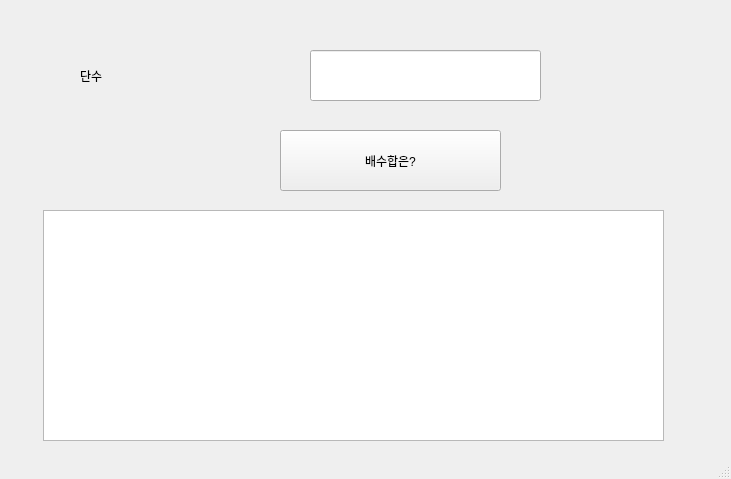
<?xml version="1.0" encoding="UTF-8"?>
<ui version="4.0">
 <class>MainWindow</class>
 <widget class="QMainWindow" name="MainWindow">
  <property name="geometry">
   <rect>
    <x>0</x>
    <y>0</y>
    <width>731</width>
    <height>479</height>
   </rect>
  </property>
  <property name="windowTitle">
   <string>MainWindow</string>
  </property>
  <widget class="QWidget" name="centralwidget">
   <widget class="QPushButton" name="pb">
    <property name="geometry">
     <rect>
      <x>280</x>
      <y>130</y>
      <width>221</width>
      <height>61</height>
     </rect>
    </property>
    <property name="text">
     <string>배수합은?</string>
    </property>
   </widget>
   <widget class="QLabel" name="lbl1">
    <property name="geometry">
     <rect>
      <x>80</x>
      <y>40</y>
      <width>111</width>
      <height>71</height>
     </rect>
    </property>
    <property name="text">
     <string>단수</string>
    </property>
   </widget>
   <widget class="QLineEdit" name="le1">
    <property name="geometry">
     <rect>
      <x>310</x>
      <y>50</y>
      <width>231</width>
      <height>51</height>
     </rect>
    </property>
   </widget>
   <widget class="QPlainTextEdit" name="pte">
    <property name="geometry">
     <rect>
      <x>43</x>
      <y>210</y>
      <width>621</width>
      <height>231</height>
     </rect>
    </property>
   </widget>
  </widget>
  <widget class="QMenuBar" name="menubar">
   <property name="geometry">
    <rect>
     <x>0</x>
     <y>0</y>
     <width>731</width>
     <height>21</height>
    </rect>
   </property>
  </widget>
  <widget class="QStatusBar" name="statusbar"/>
 </widget>
 <resources/>
 <connections/>
</ui>
